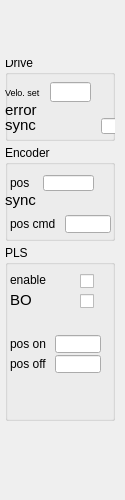
<?xml version="1.0" encoding="UTF-8"?>
<ui version="4.0">
 <class>Form</class>
 <widget class="QWidget" name="Form">
  <property name="geometry">
   <rect>
    <x>0</x>
    <y>0</y>
    <width>125</width>
    <height>500</height>
   </rect>
  </property>
  <property name="windowTitle">
   <string>Form</string>
  </property>
  <widget class="caInclude" name="cainclude">
   <property name="geometry">
    <rect>
     <x>0</x>
     <y>0</y>
     <width>125</width>
     <height>500</height>
    </rect>
   </property>
   <property name="macro">
    <string>IOC=$(IOC),MasterID=$(MasterID),SlaveID=$(SlaveID)</string>
   </property>
   <property name="filename" stdset="0">
    <string notr="true">A_RF_LLRF_ELETTRATUNING_include_E_slave_frame.ui</string>
   </property>
  </widget>
  <widget class="caFrame" name="caframe_4">
   <property name="geometry">
    <rect>
     <x>5</x>
     <y>60</y>
     <width>121</width>
     <height>396</height>
    </rect>
   </property>
   <property name="macro">
    <string notr="true">IOC=$(IOC),MasterID=$(MasterID),SlaveID=$(SlaveID),CH_ID=01</string>
   </property>
   <widget class="QGroupBox" name="groupBox_2">
    <property name="geometry">
     <rect>
      <x>0</x>
      <y>-5</y>
      <width>110</width>
      <height>86</height>
     </rect>
    </property>
    <property name="title">
     <string>Drive</string>
    </property>
    <widget class="caLineEdit" name="calineedit_5">
     <property name="geometry">
      <rect>
       <x>45</x>
       <y>27</y>
       <width>41</width>
       <height>20</height>
      </rect>
     </property>
     <property name="channel" stdset="0">
      <string notr="true">$(IOC):m$(MasterID)s$(SlaveID)-Drv$(CH_ID)-Spd</string>
     </property>
     <property name="background">
      <color alpha="0">
       <red>160</red>
       <green>160</green>
       <blue>164</blue>
      </color>
     </property>
     <property name="colorMode">
      <enum>caLineEdit::Static</enum>
     </property>
     <property name="precisionMode">
      <enum>caLineEdit::Channel</enum>
     </property>
     <property name="unitsEnabled">
      <bool>false</bool>
     </property>
    </widget>
    <widget class="caLabel" name="calabel_14">
     <property name="geometry">
      <rect>
       <x>0</x>
       <y>27</y>
       <width>41</width>
       <height>20</height>
      </rect>
     </property>
     <property name="font">
      <font>
       <pointsize>7</pointsize>
      </font>
     </property>
     <property name="text">
      <string>Velo. set</string>
     </property>
    </widget>
    <widget class="caLed" name="caled_Error">
     <property name="geometry">
      <rect>
       <x>90</x>
       <y>50</y>
       <width>18</width>
       <height>16</height>
      </rect>
     </property>
     <property name="sizePolicy">
      <sizepolicy hsizetype="Preferred" vsizetype="MinimumExpanding">
       <horstretch>0</horstretch>
       <verstretch>0</verstretch>
      </sizepolicy>
     </property>
     <property name="minimumSize">
      <size>
       <width>4</width>
       <height>12</height>
      </size>
     </property>
     <property name="toolTip">
      <string/>
     </property>
     <property name="rectangular">
      <bool>true</bool>
     </property>
     <property name="gradientEnabled">
      <bool>false</bool>
     </property>
     <property name="ledHeight">
      <number>10</number>
     </property>
     <property name="channel" stdset="0">
      <string notr="true">$(IOC):m$(MasterID)s$(SlaveID)-Drv$(CH_ID)-ErrAlrm</string>
     </property>
     <property name="colorMode">
      <enum>caLed::Static</enum>
     </property>
     <property name="falseColor">
      <color>
       <red>170</red>
       <green>0</green>
       <blue>0</blue>
      </color>
     </property>
     <property name="trueColor">
      <color>
       <red>0</red>
       <green>85</green>
       <blue>0</blue>
      </color>
     </property>
     <property name="trueValue">
      <string notr="true">0</string>
     </property>
     <property name="falseValue">
      <string notr="true">1</string>
     </property>
    </widget>
    <widget class="caLabel" name="calabel_17">
     <property name="geometry">
      <rect>
       <x>0</x>
       <y>45</y>
       <width>41</width>
       <height>20</height>
      </rect>
     </property>
     <property name="font">
      <font>
       <pointsize>11</pointsize>
      </font>
     </property>
     <property name="text">
      <string>error</string>
     </property>
    </widget>
    <widget class="caLineEdit" name="calineedit_6">
     <property name="geometry">
      <rect>
       <x>96</x>
       <y>63</y>
       <width>18</width>
       <height>16</height>
      </rect>
     </property>
     <property name="channel" stdset="0">
      <string notr="true">$(IOC):m$(MasterID)s$(SlaveID)-Drv01-VolAct</string>
     </property>
     <property name="background">
      <color alpha="0">
       <red>160</red>
       <green>160</green>
       <blue>164</blue>
      </color>
     </property>
     <property name="colorMode">
      <enum>caLineEdit::Static</enum>
     </property>
     <property name="precisionMode">
      <enum>caLineEdit::Channel</enum>
     </property>
     <property name="unitsEnabled">
      <bool>true</bool>
     </property>
    </widget>
    <widget class="caLabel" name="calabel_19">
     <property name="geometry">
      <rect>
       <x>0</x>
       <y>60</y>
       <width>41</width>
       <height>20</height>
      </rect>
     </property>
     <property name="font">
      <font>
       <pointsize>11</pointsize>
      </font>
     </property>
     <property name="text">
      <string>sync</string>
     </property>
    </widget>
    <widget class="caLed" name="caled_Error_3">
     <property name="geometry">
      <rect>
       <x>90</x>
       <y>65</y>
       <width>18</width>
       <height>16</height>
      </rect>
     </property>
     <property name="sizePolicy">
      <sizepolicy hsizetype="Preferred" vsizetype="MinimumExpanding">
       <horstretch>0</horstretch>
       <verstretch>0</verstretch>
      </sizepolicy>
     </property>
     <property name="minimumSize">
      <size>
       <width>4</width>
       <height>12</height>
      </size>
     </property>
     <property name="toolTip">
      <string/>
     </property>
     <property name="rectangular">
      <bool>true</bool>
     </property>
     <property name="gradientEnabled">
      <bool>false</bool>
     </property>
     <property name="ledHeight">
      <number>10</number>
     </property>
     <property name="channel" stdset="0">
      <string notr="true">$(IOC):m$(MasterID)s$(SlaveID)-Drv$(CH_ID)-SyncErrAlrm</string>
     </property>
     <property name="colorMode">
      <enum>caLed::Static</enum>
     </property>
     <property name="falseColor">
      <color>
       <red>170</red>
       <green>0</green>
       <blue>0</blue>
      </color>
     </property>
     <property name="trueColor">
      <color>
       <red>0</red>
       <green>85</green>
       <blue>0</blue>
      </color>
     </property>
     <property name="trueValue">
      <string notr="true">0</string>
     </property>
     <property name="falseValue">
      <string notr="true">1</string>
     </property>
    </widget>
    <widget class="caRelatedDisplay" name="carelateddisplay_5">
     <property name="geometry">
      <rect>
       <x>90</x>
       <y>30</y>
       <width>15</width>
       <height>16</height>
      </rect>
     </property>
     <property name="maximumSize">
      <size>
       <width>15</width>
       <height>16</height>
      </size>
     </property>
     <property name="labels">
      <string>&gt;</string>
     </property>
     <property name="files">
      <string>ecmcGraph_v1.ui</string>
     </property>
     <property name="args">
      <string>TITLE=m$(MasterID)s$(SlaveID).VeloSet: Velocity Setpoint,PV=$(IOC):m$(MasterID)s$(SlaveID)-Drv$(CH_ID)-Spd,IOC=$(IOC)</string>
     </property>
    </widget>
   </widget>
   <widget class="QGroupBox" name="groupBox">
    <property name="geometry">
     <rect>
      <x>0</x>
      <y>85</y>
      <width>110</width>
      <height>96</height>
     </rect>
    </property>
    <property name="title">
     <string>Encoder</string>
    </property>
    <widget class="caLabel" name="calabel_8">
     <property name="geometry">
      <rect>
       <x>5</x>
       <y>70</y>
       <width>61</width>
       <height>18</height>
      </rect>
     </property>
     <property name="text">
      <string>pos cmd</string>
     </property>
     <property name="alignment">
      <set>Qt::AlignLeading|Qt::AlignLeft|Qt::AlignVCenter</set>
     </property>
    </widget>
    <widget class="caRelatedDisplay" name="carelateddisplay_3">
     <property name="geometry">
      <rect>
       <x>95</x>
       <y>30</y>
       <width>15</width>
       <height>16</height>
      </rect>
     </property>
     <property name="minimumSize">
      <size>
       <width>15</width>
       <height>16</height>
      </size>
     </property>
     <property name="maximumSize">
      <size>
       <width>15</width>
       <height>16</height>
      </size>
     </property>
     <property name="labels">
      <string>&gt;</string>
     </property>
     <property name="files">
      <string>ecmcGraph_v1.ui</string>
     </property>
     <property name="args">
      <string>TITLE=m$(MasterID)s$(SlaveID).Enc01: Actual Position,PV=$(IOC):m$(MasterID)s$(SlaveID)-Enc$(CH_ID)-PosAct,IOC=$(IOC)</string>
     </property>
    </widget>
    <widget class="caLabel" name="calabel_7">
     <property name="geometry">
      <rect>
       <x>5</x>
       <y>30</y>
       <width>26</width>
       <height>16</height>
      </rect>
     </property>
     <property name="text">
      <string>pos</string>
     </property>
    </widget>
    <widget class="caLineEdit" name="calineedit">
     <property name="geometry">
      <rect>
       <x>38</x>
       <y>30</y>
       <width>51</width>
       <height>16</height>
      </rect>
     </property>
     <property name="channel" stdset="0">
      <string notr="true">$(IOC):m$(MasterID)s$(SlaveID)-Enc$(CH_ID)-PosAct</string>
     </property>
     <property name="background">
      <color alpha="0">
       <red>160</red>
       <green>160</green>
       <blue>164</blue>
      </color>
     </property>
     <property name="colorMode">
      <enum>caLineEdit::Static</enum>
     </property>
     <property name="precisionMode">
      <enum>caLineEdit::User</enum>
     </property>
    </widget>
    <widget class="caLed" name="caled_Error_5">
     <property name="geometry">
      <rect>
       <x>90</x>
       <y>50</y>
       <width>18</width>
       <height>16</height>
      </rect>
     </property>
     <property name="sizePolicy">
      <sizepolicy hsizetype="Preferred" vsizetype="MinimumExpanding">
       <horstretch>0</horstretch>
       <verstretch>0</verstretch>
      </sizepolicy>
     </property>
     <property name="minimumSize">
      <size>
       <width>4</width>
       <height>12</height>
      </size>
     </property>
     <property name="toolTip">
      <string/>
     </property>
     <property name="rectangular">
      <bool>true</bool>
     </property>
     <property name="gradientEnabled">
      <bool>false</bool>
     </property>
     <property name="ledHeight">
      <number>10</number>
     </property>
     <property name="channel" stdset="0">
      <string notr="true">$(IOC):m$(MasterID)s$(SlaveID)-Enc$(CH_ID)-SyncErrAlrm</string>
     </property>
     <property name="colorMode">
      <enum>caLed::Static</enum>
     </property>
     <property name="falseColor">
      <color>
       <red>170</red>
       <green>0</green>
       <blue>0</blue>
      </color>
     </property>
     <property name="trueColor">
      <color>
       <red>0</red>
       <green>85</green>
       <blue>0</blue>
      </color>
     </property>
     <property name="trueValue">
      <string notr="true">0</string>
     </property>
     <property name="falseValue">
      <string notr="true">1</string>
     </property>
    </widget>
    <widget class="caLabel" name="calabel_20">
     <property name="geometry">
      <rect>
       <x>0</x>
       <y>45</y>
       <width>41</width>
       <height>20</height>
      </rect>
     </property>
     <property name="font">
      <font>
       <pointsize>11</pointsize>
      </font>
     </property>
     <property name="text">
      <string>sync</string>
     </property>
    </widget>
    <widget class="caTextEntry" name="catextentry_23">
     <property name="geometry">
      <rect>
       <x>60</x>
       <y>70</y>
       <width>46</width>
       <height>18</height>
      </rect>
     </property>
     <property name="channel" stdset="0">
      <string notr="true">$(IOC):m$(MasterID)s$(SlaveID)-Enc$(CH_ID)-PosCmd</string>
     </property>
    </widget>
   </widget>
   <widget class="QGroupBox" name="groupBox_3">
    <property name="geometry">
     <rect>
      <x>0</x>
      <y>185</y>
      <width>110</width>
      <height>176</height>
     </rect>
    </property>
    <property name="title">
     <string>PLS</string>
    </property>
    <widget class="caLabel" name="calabel_9">
     <property name="geometry">
      <rect>
       <x>5</x>
       <y>90</y>
       <width>61</width>
       <height>18</height>
      </rect>
     </property>
     <property name="text">
      <string>pos on</string>
     </property>
     <property name="alignment">
      <set>Qt::AlignLeading|Qt::AlignLeft|Qt::AlignVCenter</set>
     </property>
    </widget>
    <widget class="caLabel" name="calabel_11">
     <property name="geometry">
      <rect>
       <x>5</x>
       <y>110</y>
       <width>61</width>
       <height>18</height>
      </rect>
     </property>
     <property name="text">
      <string>pos off</string>
     </property>
     <property name="alignment">
      <set>Qt::AlignLeading|Qt::AlignLeft|Qt::AlignVCenter</set>
     </property>
    </widget>
    <widget class="caToggleButton" name="catogglebutton">
     <property name="geometry">
      <rect>
       <x>75</x>
       <y>25</y>
       <width>16</width>
       <height>22</height>
      </rect>
     </property>
     <property name="text">
      <string/>
     </property>
     <property name="channel" stdset="0">
      <string notr="true">$(IOC):m$(MasterID)s$(SlaveID)-PLS$(CH_ID)-EnaCmd</string>
     </property>
    </widget>
    <widget class="caLabel" name="calabel_22">
     <property name="geometry">
      <rect>
       <x>5</x>
       <y>25</y>
       <width>41</width>
       <height>20</height>
      </rect>
     </property>
     <property name="font">
      <font>
       <pointsize>9</pointsize>
      </font>
     </property>
     <property name="text">
      <string>enable</string>
     </property>
    </widget>
    <widget class="caRelatedDisplay" name="carelateddisplay_6">
     <property name="geometry">
      <rect>
       <x>95</x>
       <y>90</y>
       <width>15</width>
       <height>16</height>
      </rect>
     </property>
     <property name="minimumSize">
      <size>
       <width>15</width>
       <height>16</height>
      </size>
     </property>
     <property name="maximumSize">
      <size>
       <width>15</width>
       <height>16</height>
      </size>
     </property>
     <property name="labels">
      <string>&gt;</string>
     </property>
     <property name="files">
      <string>ecmcGraph_v1.ui</string>
     </property>
     <property name="args">
      <string>TITLE=m$(MasterID)s$(SlaveID).PLS01: On value,PV=$(IOC):m$(MasterID)s$(SlaveID)-PLS$(CH_ID)-PosOnCmd,IOC=$(IOC)</string>
     </property>
    </widget>
    <widget class="caRelatedDisplay" name="carelateddisplay_7">
     <property name="geometry">
      <rect>
       <x>95</x>
       <y>110</y>
       <width>15</width>
       <height>16</height>
      </rect>
     </property>
     <property name="minimumSize">
      <size>
       <width>15</width>
       <height>16</height>
      </size>
     </property>
     <property name="maximumSize">
      <size>
       <width>15</width>
       <height>16</height>
      </size>
     </property>
     <property name="labels">
      <string>&gt;</string>
     </property>
     <property name="files">
      <string>ecmcGraph_v1.ui</string>
     </property>
     <property name="args">
      <string>TITLE=m$(MasterID)s$(SlaveID).PLS01: Off value,PV=$(IOC):m$(MasterID)s$(SlaveID)-PLS$(CH_ID)-PosOffCmd,IOC=$(IOC)</string>
     </property>
    </widget>
    <widget class="caLabel" name="calabel_23">
     <property name="geometry">
      <rect>
       <x>5</x>
       <y>45</y>
       <width>41</width>
       <height>20</height>
      </rect>
     </property>
     <property name="font">
      <font>
       <pointsize>11</pointsize>
      </font>
     </property>
     <property name="text">
      <string>BO</string>
     </property>
    </widget>
    <widget class="caToggleButton" name="catogglebutton_2">
     <property name="geometry">
      <rect>
       <x>75</x>
       <y>45</y>
       <width>16</width>
       <height>22</height>
      </rect>
     </property>
     <property name="text">
      <string/>
     </property>
     <property name="channel" stdset="0">
      <string notr="true">$(IOC):m$(MasterID)s$(SlaveID)-PLS$(CH_ID)-BO01</string>
     </property>
    </widget>
    <widget class="caTextEntry" name="catextentry_21">
     <property name="geometry">
      <rect>
       <x>50</x>
       <y>90</y>
       <width>46</width>
       <height>18</height>
      </rect>
     </property>
     <property name="channel" stdset="0">
      <string notr="true">$(IOC):m$(MasterID)s$(SlaveID)-PLS$(CH_ID)-PosOnCmd</string>
     </property>
    </widget>
    <widget class="caTextEntry" name="catextentry_22">
     <property name="geometry">
      <rect>
       <x>50</x>
       <y>110</y>
       <width>46</width>
       <height>18</height>
      </rect>
     </property>
     <property name="channel" stdset="0">
      <string notr="true">$(IOC):m$(MasterID)s$(SlaveID)-PLS$(CH_ID)-PosOffCmd</string>
     </property>
    </widget>
    <widget class="caLed" name="caled_Error_6">
     <property name="geometry">
      <rect>
       <x>90</x>
       <y>25</y>
       <width>18</width>
       <height>26</height>
      </rect>
     </property>
     <property name="sizePolicy">
      <sizepolicy hsizetype="Preferred" vsizetype="MinimumExpanding">
       <horstretch>0</horstretch>
       <verstretch>0</verstretch>
      </sizepolicy>
     </property>
     <property name="minimumSize">
      <size>
       <width>10</width>
       <height>12</height>
      </size>
     </property>
     <property name="toolTip">
      <string/>
     </property>
     <property name="rectangular">
      <bool>true</bool>
     </property>
     <property name="gradientEnabled">
      <bool>false</bool>
     </property>
     <property name="ledHeight">
      <number>10</number>
     </property>
     <property name="channel" stdset="0">
      <string>$(IOC):m$(MasterID)s$(SlaveID)-PLS$(CH_ID)-EnaAct</string>
     </property>
     <property name="colorMode">
      <enum>caLed::Static</enum>
     </property>
     <property name="falseColor">
      <color>
       <red>238</red>
       <green>238</green>
       <blue>236</blue>
      </color>
     </property>
     <property name="trueColor">
      <color>
       <red>0</red>
       <green>85</green>
       <blue>0</blue>
      </color>
     </property>
     <property name="trueValue">
      <string notr="true">1</string>
     </property>
     <property name="falseValue">
      <string notr="true">0</string>
     </property>
    </widget>
    <widget class="caLed" name="caled_Error_7">
     <property name="geometry">
      <rect>
       <x>90</x>
       <y>45</y>
       <width>18</width>
       <height>26</height>
      </rect>
     </property>
     <property name="sizePolicy">
      <sizepolicy hsizetype="Preferred" vsizetype="MinimumExpanding">
       <horstretch>0</horstretch>
       <verstretch>0</verstretch>
      </sizepolicy>
     </property>
     <property name="minimumSize">
      <size>
       <width>10</width>
       <height>12</height>
      </size>
     </property>
     <property name="toolTip">
      <string/>
     </property>
     <property name="rectangular">
      <bool>true</bool>
     </property>
     <property name="gradientEnabled">
      <bool>false</bool>
     </property>
     <property name="ledHeight">
      <number>10</number>
     </property>
     <property name="channel" stdset="0">
      <string notr="true">$(IOC):m$(MasterID)s$(SlaveID)-PLS$(CH_ID)-BO-RB</string>
     </property>
     <property name="colorMode">
      <enum>caLed::Static</enum>
     </property>
     <property name="falseColor">
      <color>
       <red>238</red>
       <green>238</green>
       <blue>236</blue>
      </color>
     </property>
     <property name="trueColor">
      <color>
       <red>0</red>
       <green>85</green>
       <blue>0</blue>
      </color>
     </property>
     <property name="trueValue">
      <string notr="true">1</string>
     </property>
     <property name="falseValue">
      <string notr="true">0</string>
     </property>
    </widget>
   </widget>
  </widget>
 </widget>
 <customwidgets>
  <customwidget>
   <class>caRelatedDisplay</class>
   <extends>QWidget</extends>
   <header>caRelatedDisplay</header>
  </customwidget>
  <customwidget>
   <class>caTextEntry</class>
   <extends>caLineEdit</extends>
   <header>caTextEntry</header>
  </customwidget>
  <customwidget>
   <class>caToggleButton</class>
   <extends>QCheckBox</extends>
   <header>caToggleButton</header>
  </customwidget>
  <customwidget>
   <class>caFrame</class>
   <extends>QFrame</extends>
   <header>caFrame</header>
   <container>1</container>
  </customwidget>
  <customwidget>
   <class>caLabel</class>
   <extends>QLabel</extends>
   <header>caLabel</header>
  </customwidget>
  <customwidget>
   <class>caInclude</class>
   <extends>QWidget</extends>
   <header>caInclude</header>
  </customwidget>
  <customwidget>
   <class>caLed</class>
   <extends>QWidget</extends>
   <header>caLed</header>
  </customwidget>
  <customwidget>
   <class>caLineEdit</class>
   <extends>QLineEdit</extends>
   <header>caLineEdit</header>
  </customwidget>
 </customwidgets>
 <resources/>
 <connections/>
</ui>
